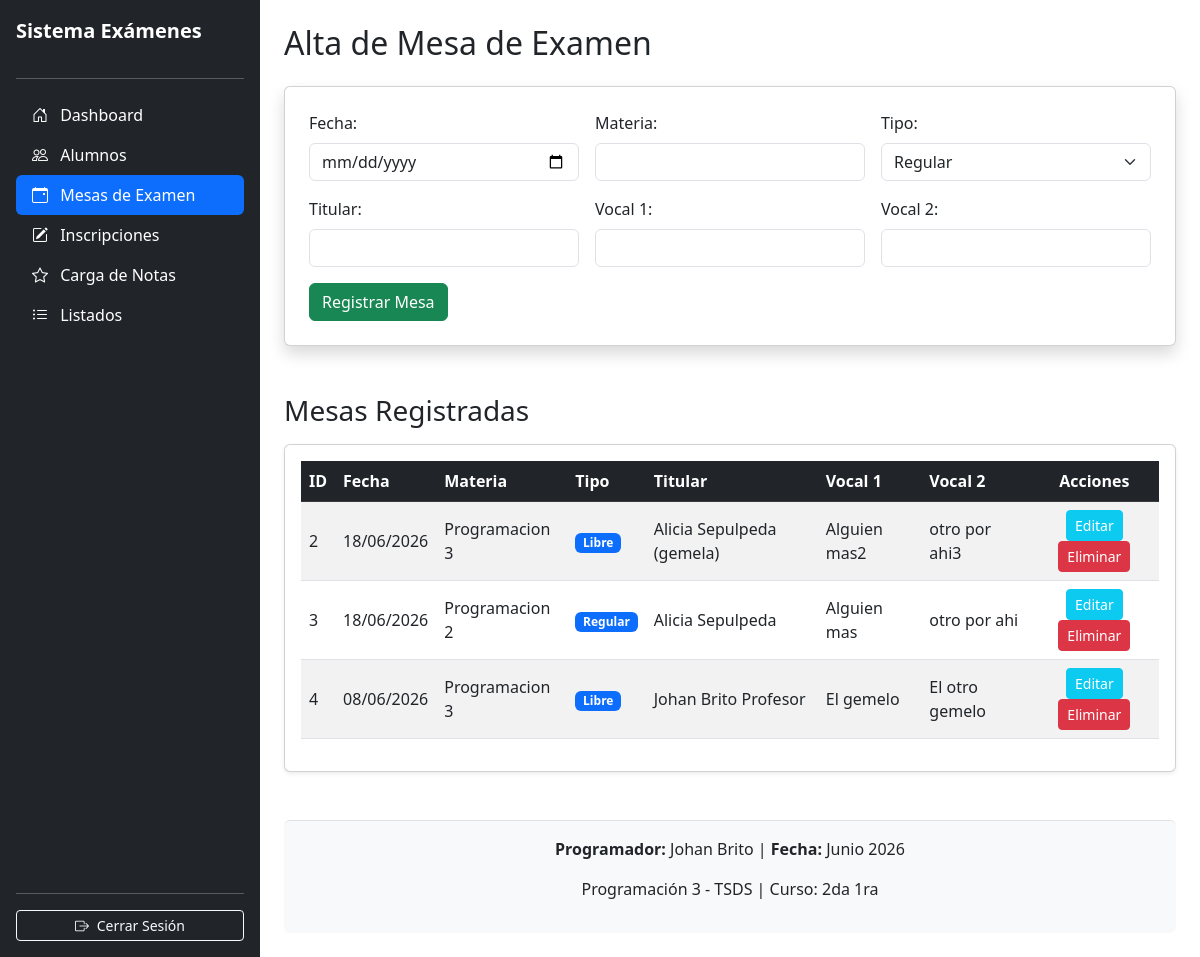
Screenshot of /mod_mesas.php (signed in) with the database file from the repository.
### tables this page shows
CREATE TABLE `mesas_examen` (
  `id` int(11) NOT NULL,
  `fecha` date NOT NULL,
  `materia` varchar(100) NOT NULL,
  `tipo` enum('Regular','Libre') NOT NULL,
  `titular` varchar(100) NOT NULL,
  `pvocal1` varchar(100) NOT NULL,
  `pvocal2` varchar(100) NOT NULL
);

### mod_mesas.php (the view, shortened to what this page needs)
<?php
include("conexion.php");
$mesa_editar = null;
$consulta_lista = "SELECT * FROM mesas_examen ORDER BY fecha DESC";
$resultado_lista = mysqli_query($enlace, $consulta_lista);
?>
<!DOCTYPE html>
<html lang="es">
<head>
    <link href="https://cdn.jsdelivr.net/npm/bootstrap@5.3.0/dist/css/bootstrap.min.css" rel="stylesheet">
    <link rel="stylesheet" href="https://cdn.jsdelivr.net/npm/bootstrap-icons@1.11.3/font/bootstrap-icons.min.css">
</head>
<body>
    <div class="d-flex" style="min-height: 100vh;">
        <div class="d-flex flex-column flex-shrink-0 p-3 text-white bg-dark" style="width: 260px;">
            <a href="index.php" class="d-flex align-items-center mb-3 text-white text-decoration-none">
                <span class="fs-5 fw-bold">Sistema Exámenes</span>
            </a>
            <hr>
            <ul class="nav nav-pills flex-column mb-auto">
                <li><a href="index.php" class="nav-link text-white"><i class="bi bi-house-door me-2"></i> Dashboard</a></li>
                <li><a href="mod_alumnos.php" class="nav-link text-white"><i class="bi bi-people me-2"></i> Alumnos</a></li>
                <li><a href="mod_mesas.php" class="nav-link text-white active"><i class="bi bi-calendar-event me-2"></i> Mesas de Examen</a></li>
                <li><a href="mod_inscripciones.php" class="nav-link text-white"><i class="bi bi-pencil-square me-2"></i> Inscripciones</a></li>
                <li><a href="carga_notas.php" class="nav-link text-white"><i class="bi bi-star me-2"></i> Carga de Notas</a></li>
                <li><a href="listados.php" class="nav-link text-white"><i class="bi bi-list-ul me-2"></i> Listados</a></li>
            </ul>
            <hr>
            <a href="index.php?cerrar_sesion=1" class="btn btn-outline-light btn-sm"><i class="bi bi-box-arrow-right me-1"></i> Cerrar Sesión</a>
        </div>
        <div class="container-fluid p-4">
            <h2 class="mb-4"><?php echo $mesa_editar ? "Modificar Mesa de Examen" : "Alta de Mesa de Examen"; ?></h2>
            <form action="mod_mesas.php" method="POST" class="card p-4 shadow mb-5">
                <div class="row g-3">
                    <div class="col-md-4">
                        <label class="form-label">Fecha:</label>
                        <input type="date" name="fec" class="form-control" required value="<?php echo $mesa_editar ? $mesa_editar['fecha'] : ''; ?>">
                    </div>
                    <div class="col-md-4">
                        <label class="form-label">Materia:</label>
                        <input type="text" name="mat" class="form-control" required value="<?php echo $mesa_editar ? $mesa_editar['materia'] : ''; ?>">
                    </div>
                    <div class="col-md-4">
                        <label class="form-label">Tipo:</label>
                        <select name="tipo" class="form-select" required>
                            <option value="regular" <?php echo ($mesa_editar && $mesa_editar['tipo'] == 'regular') ? 'selected' : ''; ?>>Regular</option>
                        </select>
                    </div>
                    <div class="col-md-4">
                        <label class="form-label">Titular:</label>
                        <input type="text" name="titular" class="form-control" required value="<?php echo $mesa_editar ? $mesa_editar['titular'] : ''; ?>">
                    </div>
                    <div class="col-md-4">
                        <label class="form-label">Vocal 1:</label>
                        <input type="text" name="pvocal1" class="form-control" required value="<?php echo $mesa_editar ? $mesa_editar['pvocal1'] : ''; ?>">
                    </div>
                    <div class="col-md-4">
                        <label class="form-label">Vocal 2:</label>
                        <input type="text" name="pvocal2" class="form-control" required value="<?php echo $mesa_editar ? $mesa_editar['pvocal2'] : ''; ?>">
                    </div>
                </div>
                <div class="d-flex gap-2 mt-3">
                    <button type="submit" class="btn <?php echo $mesa_editar ? 'btn-warning' : 'btn-success'; ?>">
                        <?php echo $mesa_editar ? "Guardar Cambios" : "Registrar Mesa"; ?>
                    </button>
                </div>
            </form>
            <h3 class="mb-3">Mesas Registradas</h3>
            <div class="table-responsive card p-3 shadow-sm mb-5">
                <table class="table table-striped table-hover align-middle">
                    <thead class="table-dark">
                        <tr>
                            <th>ID</th>
                            <th>Fecha</th>
                            <th>Materia</th>
                            <th>Tipo</th>
                            <th>Titular</th>
                            <th>Vocal 1</th>
                            <th>Vocal 2</th>
                            <th class="text-center">Acciones</th>
                        </tr>
                    </thead>
                    <tbody>
                        <?php if ($resultado_lista && mysqli_num_rows($resultado_lista) > 0): ?>
                            <?php while ($row = mysqli_fetch_assoc($resultado_lista)): ?>
                                <tr>
                                    <td><?php echo $row['id']; ?></td>
                                    <td><?php echo date('d/m/Y', strtotime($row['fecha'])); ?></td>
                                    <td><?php echo $row['materia']; ?></td>
                                    <td>
                                        <span class="badge bg-<?php echo ($row['tipo'] == 'libre') ? 'danger' : 'primary'; ?>">
                                            <?php echo ucfirst($row['tipo']); ?>
                                        </span>
                                    </td>
                                    <td><?php echo $row['titular']; ?></td>
                                    <td><?php echo $row['pvocal1']; ?></td>
                                    <td><?php echo $row['pvocal2']; ?></td>
                                    <td class="text-center">
                                        <a href="mod_mesas.php?editar=<?php echo $row['id']; ?>" class="btn btn-sm btn-info text-white">Editar</a>
                                        <a href="mod_mesas.php?eliminar=<?php echo $row['id']; ?>" class="btn btn-sm btn-danger" onclick="return confirm('¿Seguro que deseas eliminar esta mesa?')">Eliminar</a>
                                    </td>
                                </tr>
                            <?php endwhile; ?>
                        <?php else: ?>
                            <tr>
                                <td colspan="8" class="text-center text-muted">No hay mesas registradas.</td>
                            </tr>
                        <?php endif; ?>
                    </tbody>
                </table>
            </div>
            <footer class="mt-5 py-3 bg-light text-center border-top rounded">
                <p><strong>Programador:</strong> Johan Brito | <strong>Fecha:</strong> Junio 2026</p>
                <p>Programación 3 - TSDS | Curso: 2da 1ra</p>
            </footer>
        </div>
    </div>
</body>
</html>

### rows the page displays
mesas_examen: id "2", fecha "18/06/2026", materia "Programacion 3", tipo "Libre", titular "Alicia Sepulpeda (gemela)", pvocal1 "Alguien mas2", pvocal2 "otro por ahi3"
mesas_examen: id "3", fecha "18/06/2026", materia "Programacion 2", tipo "Regular", titular "Alicia Sepulpeda", pvocal1 "Alguien mas", pvocal2 "otro por ahi"
mesas_examen: id "4", fecha "08/06/2026", materia "Programacion 3", tipo "Libre", titular "Johan Brito Profesor", pvocal1 "El gemelo", pvocal2 "El otro gemelo"
